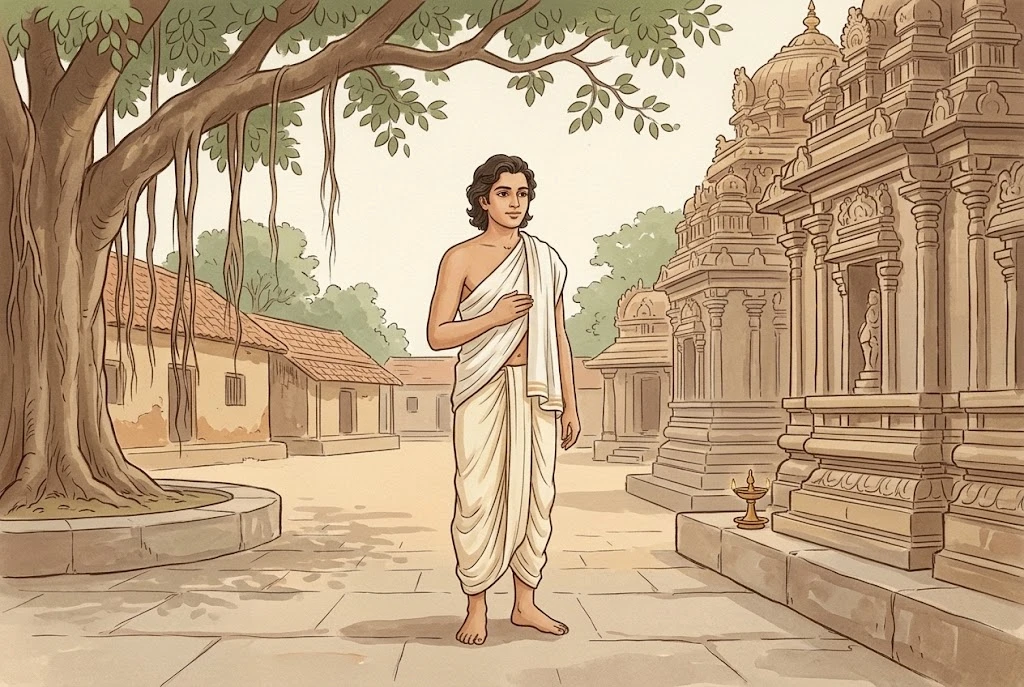
#> input picture assets/ltx_test_inputs/painted_courtyard_01/04_source_1024x687.webp, 1024 x 687 px, given in place of A1_mid_temple.png, which was not available
$ python v5_prep.py
#> lines starting #> are read from the running program, lines starting #| are printed output that depends on the picture; after the words box and inside, x2 and y2 are one past the last pixel; in counts of white or black regions, pixels touching at a corner belong together
#> in main, im is the input picture: PIL image 1024x687 RGB; mean R, G, B 187.5, 160.9, 129.4
"""V5 Phase 0.5 image prep, step 2 only: border-connected plain white -> transparent for layer images (enclosed whites such as white clothing stay).
Originals are never modified; outputs go to <inbox>/prepped/ with a preview on dark and on saffron backgrounds for the owner's edge check.
The watermark step is NOT here: it waits for the owner's decision on Google's watermark terms.
Usage: python v5_prep.py [--inbox "D:/aai work/v5_inbox"]"""
import argparse
import hashlib
import json
from pathlib import Path

import numpy as np
from PIL import Image
from scipy import ndimage

LAYERS = ["A1_mid_temple", "A1_fg_frame", "C1_p1_wide", "C1_p2_bow", "C1_p3_bless", "C1_p4_react"]


def to_alpha(im: Image.Image) -> tuple[Image.Image, float]:
    arr = np.asarray(im.convert("RGB")).astype(int)
    white = np.abs(arr - 255).sum(axis=2) <= 36
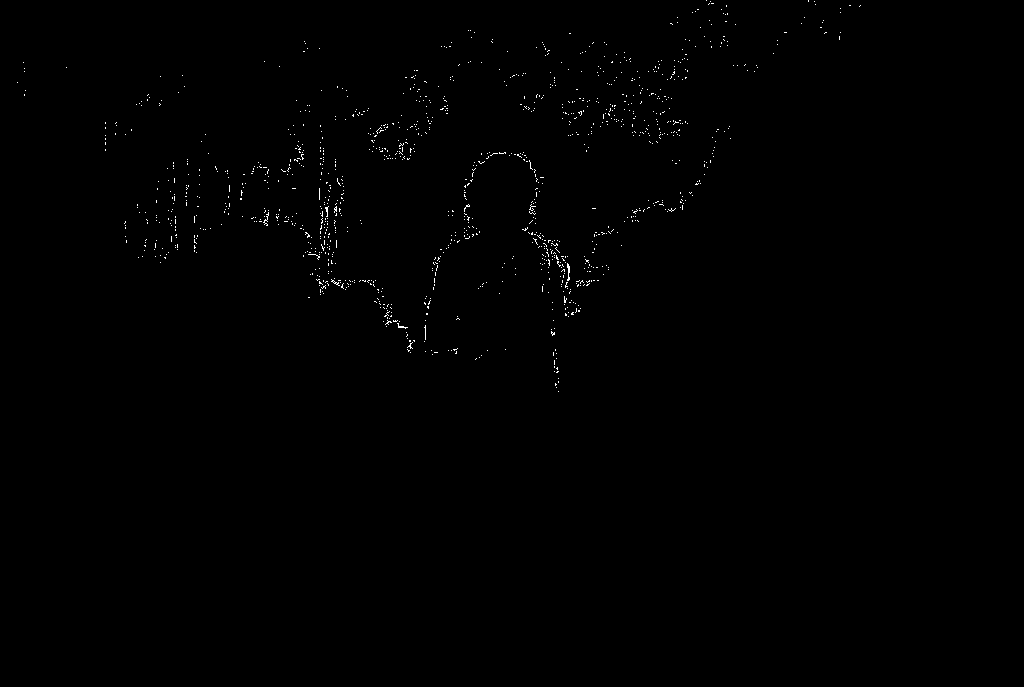
#> white: shape (687, 1024) bool; 0.36% white in thin lines or dots, all inside (x1, y1, x2, y2) = (17, 0, 861, 392)
    lab, _ = ndimage.label(white)
#> lab: shape (687, 1024) int32; 1520 distinct labels, from 0 to 1519
    border = set(np.unique(np.concatenate([lab[0], lab[-1], lab[:, 0], lab[:, -1]]))) - {0}
#> border = 2 items
    bg = np.isin(lab, list(border))
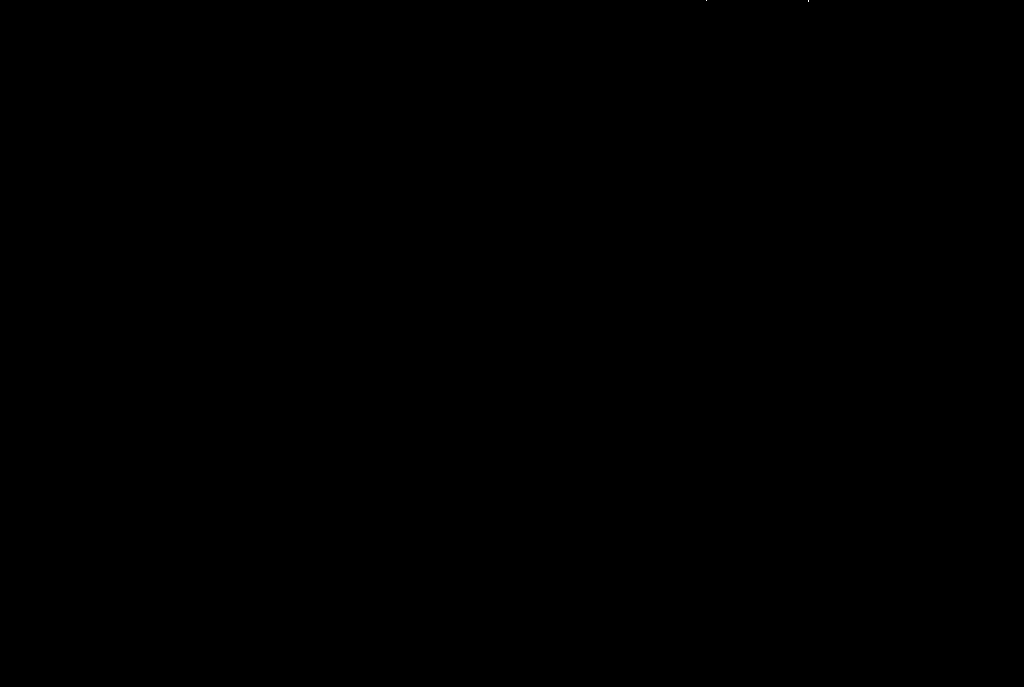
#> bg: shape (687, 1024) bool; 0% white in thin lines or dots, all inside (x1, y1, x2, y2) = (706, 0, 809, 2)
    alpha = np.where(bg, 0, 255).astype(np.uint8)
    alpha = ndimage.grey_erosion(alpha, size=2)                 # trims the 1-px white fringe at outline edges
#> alpha: shape (687, 1024); 100% white; black in thin lines or dots, all inside (x1, y1, x2, y2) = (706, 0, 810, 3)
    out = np.dstack([arr.astype(np.uint8), alpha])
    return Image.fromarray(out, "RGBA"), float(bg.mean())


def main():
    ap = argparse.ArgumentParser()
    ap.add_argument("--inbox", default="D:/aai work/v5_inbox")
    a = ap.parse_args()
    inbox = Path(a.inbox)
    out = inbox / "prepped"
    out.mkdir(exist_ok=True)
    report = []
    for name in LAYERS:
        src = inbox / "clean" / f"{name}.png"          # watermark-cleaned copy (v5_watermark.py)
        im = Image.open(src)
        rgba, frac = to_alpha(im)
#> frac = 4.26e-06
        rgba.save(out / f"{name}.png")
        tiles = []
        for colour in [(25, 30, 60), (238, 150, 40)]:
            bg = Image.new("RGBA", rgba.size, colour + (255,))
            bg.alpha_composite(rgba)
            tiles.append(bg.convert("RGB").resize((rgba.width // 3, rgba.height // 3)))
#> this loop made 2 passes
#> pass 1, in main, `bg = Image.new("RGBA", rgba.size, colour + (255,))`:
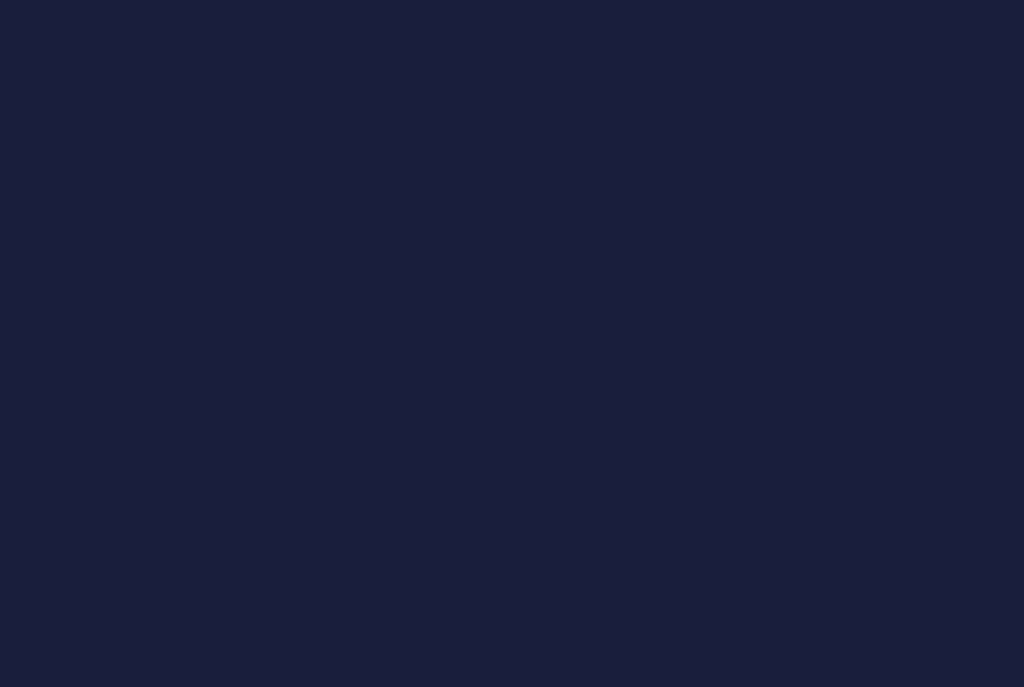
#> bg: PIL image 1024x687 RGBA; mean R, G, B, A 25, 30, 60, 255
#> pass 2, in main, `bg = Image.new("RGBA", rgba.size, colour + (255,))`:
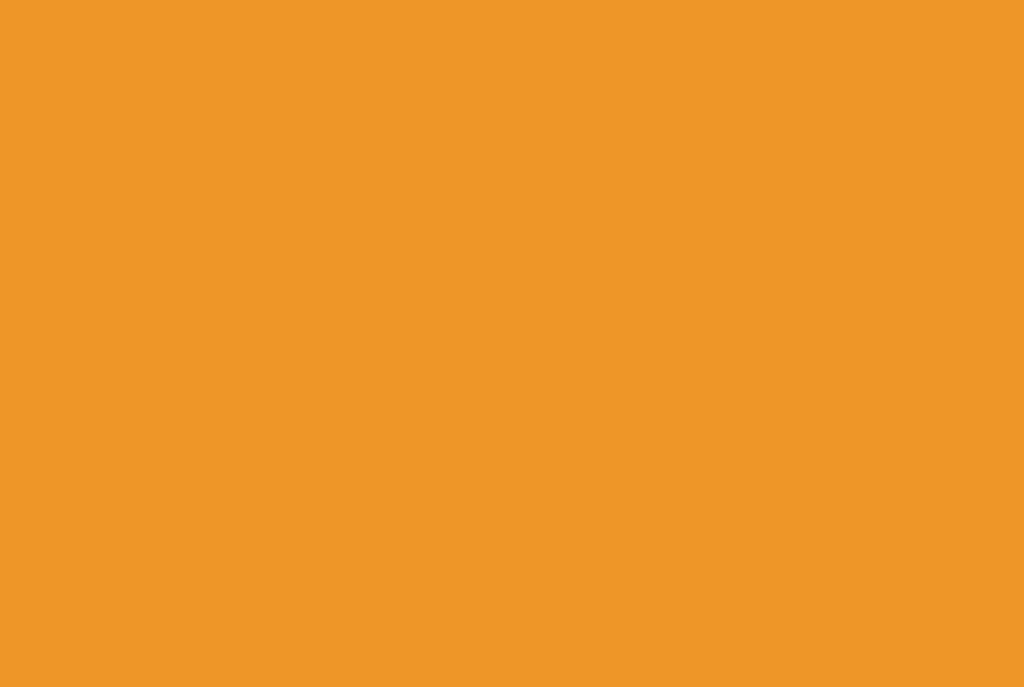
#> bg: PIL image 1024x687 RGBA; mean R, G, B, A 238, 150, 40, 255
#> after the loop, tiles = 2 items
        prev = Image.new("RGB", (tiles[0].width * 2, tiles[0].height))
#> prev: PIL image 682x229 RGB; every value is 0
        prev.paste(tiles[0], (0, 0))
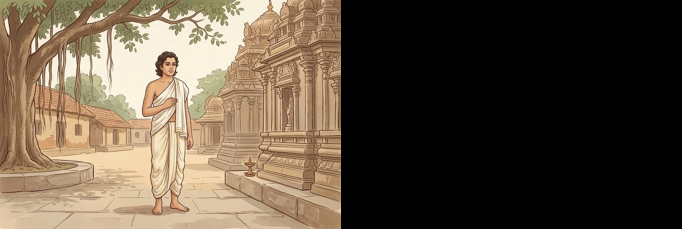
#> prev: PIL image 682x229 RGB; mean R, G, B 93.7, 80.4, 64.7
        prev.paste(tiles[1], (tiles[0].width, 0))
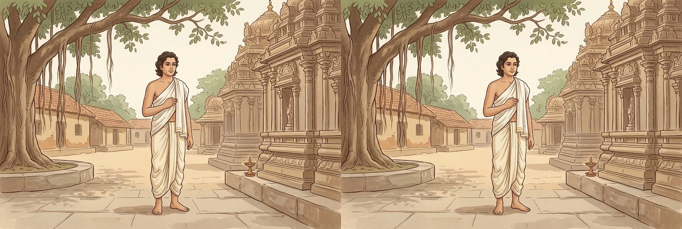
#> prev: PIL image 682x229 RGB; mean R, G, B 187.4, 160.9, 129.4
        prev.save(out / f"{name}_preview.jpg", quality=88)
        report.append({"file": name, "size": im.size, "background_fraction": round(frac, 3),
                       "source_sha256": hashlib.sha256(src.read_bytes()).hexdigest()})
        print(name, im.size, "background", round(frac, 3))
#| A1_mid_temple (1024, 687) background 0.0
#> pass 2 of the loop in main, `for name in LAYERS:`:
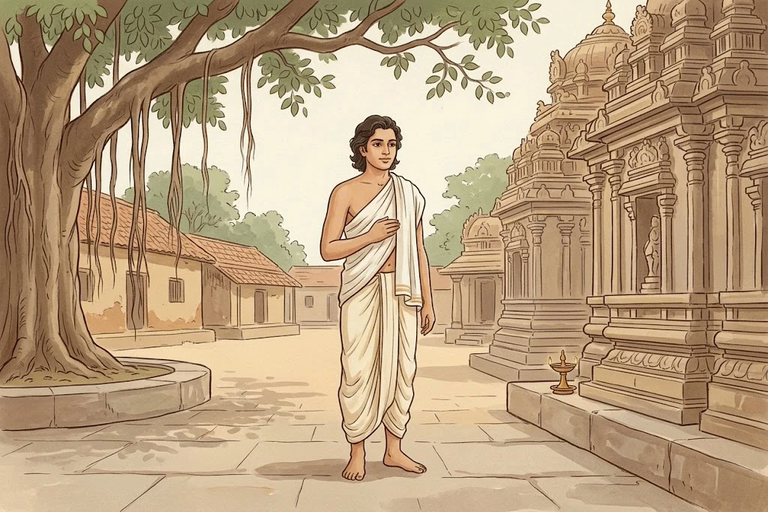
#> input picture assets/ltx_test_inputs/painted_courtyard_01/04_ltx_start_768x512.png, 768 x 512 px, given in place of A1_fg_frame.png, which was not available
#> in main, im is the input picture: PIL image 768x512 RGB; mean R, G, B 185.6, 159.8, 127.8
#> arr: shape (512, 768, 3) int64
#> in to_alpha (call 2), `white = np.abs(arr - 255).sum(axis=2) <= 36`:
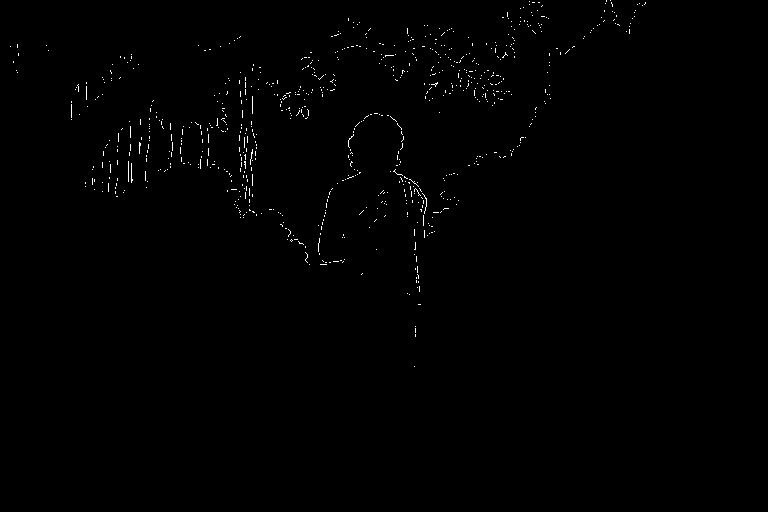
#> white: shape (512, 768) bool; 0.51% white in thin lines or dots, all inside (x1, y1, x2, y2) = (10, 0, 646, 367)
#> lab: shape (512, 768) int32; 1010 distinct labels, from 0 to 1009
#> out: shape (512, 768, 4)
#> frac = 7.63e-06
#> in main, `prev.paste(tiles[1], (tiles[0].width, 0))`:
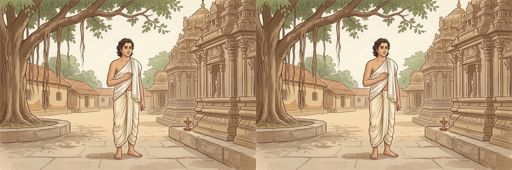
#> prev: PIL image 512x170 RGB; mean R, G, B 185.6, 159.8, 127.8
#| A1_fg_frame (768, 512) background 0.0
    (out / "prep_report.json").write_text(json.dumps(report, indent=2))


if __name__ == "__main__":
#> (the run stopped early here; a loop or call above may not have finished)
